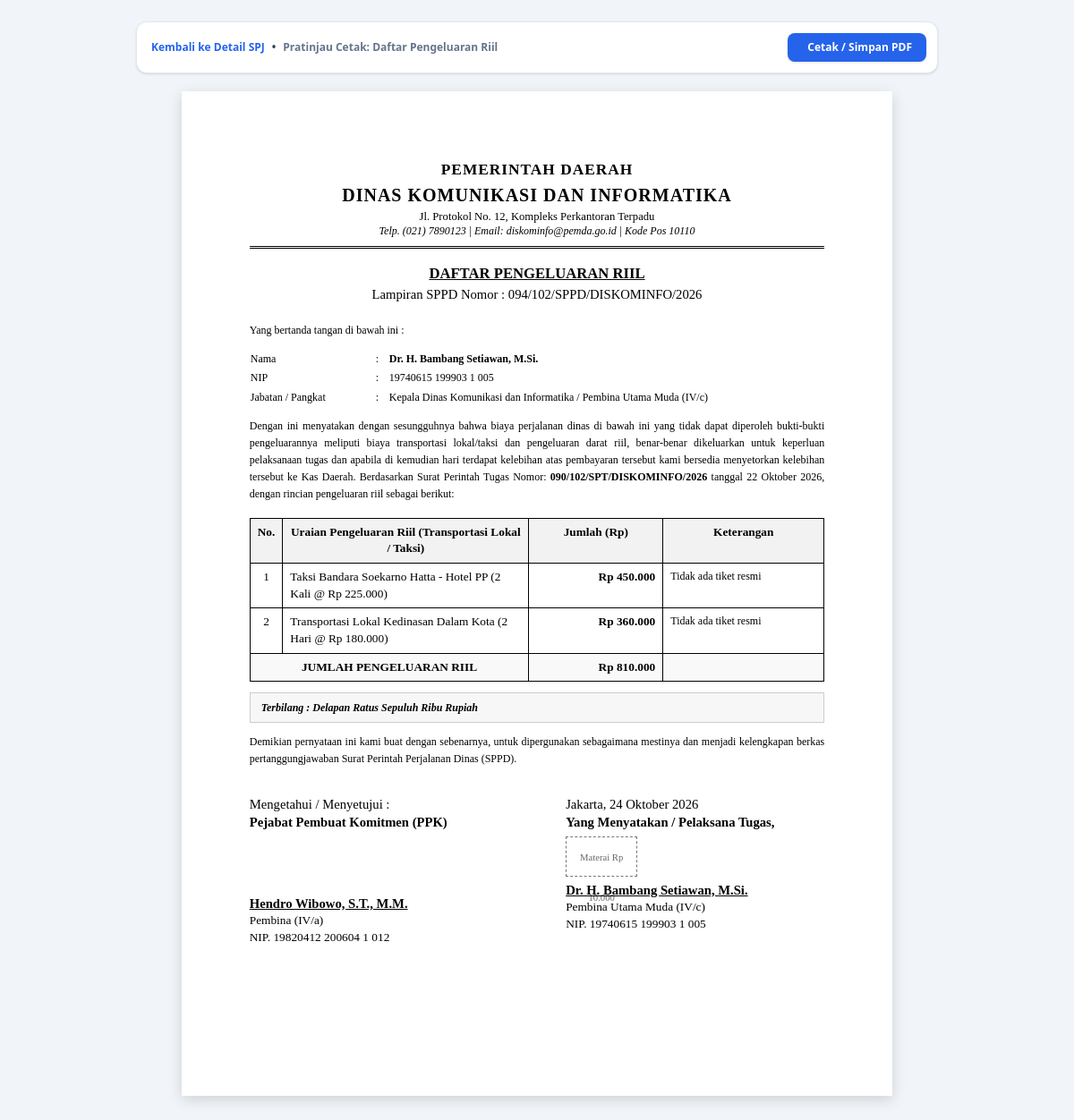
/spj/1/cetak/pengeluaran-riil (signed in), run on an earlier commit of the app's database.
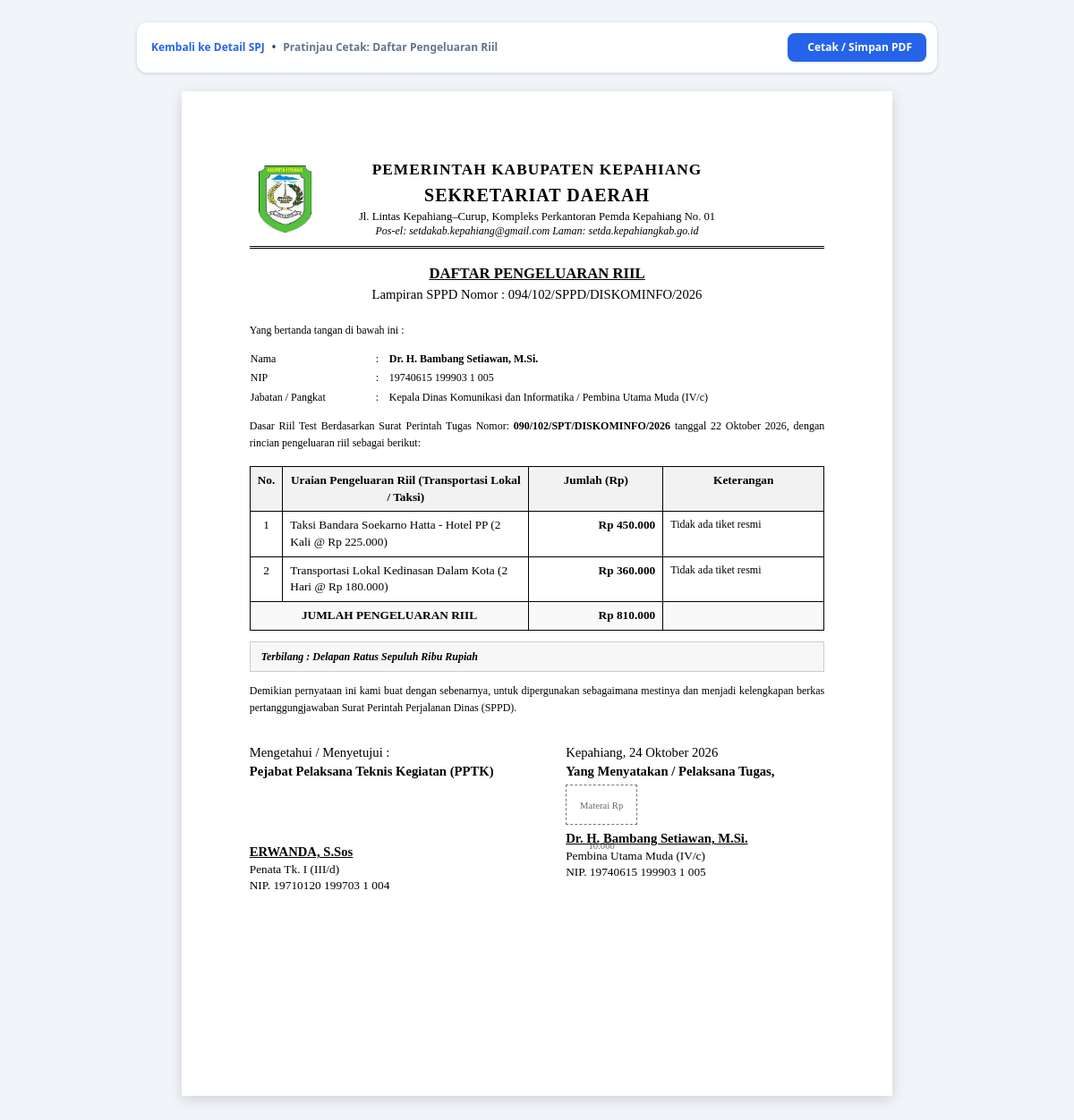
And on a later commit of the database.
### tables this page shows
CREATE TABLE settings (
        key TEXT PRIMARY KEY,
        value TEXT NOT NULL
    );

### app.py (the view)
@app.route('/spj/<int:spj_id>/cetak/pengeluaran-riil')
@login_required
def cetak_pengeluaran_riil(spj_id):
    conn = get_db()
    spj = conn.execute('SELECT * FROM spj WHERE id = ?', (spj_id,)).fetchone()
    peserta = conn.execute('SELECT * FROM spj_peserta WHERE spj_id = ? ORDER BY urutan ASC', (spj_id,)).fetchall()
    biaya = conn.execute('SELECT * FROM spj_biaya WHERE spj_id = ? ORDER BY id ASC', (spj_id,)).fetchall()
    conn.close()
    s = get_settings()
    return render_template('print/pengeluaran_riil_print.html', spj=spj, peserta=peserta, biaya=biaya, s=s)

### app.py (called while the page is built, shortened)
def get_kop(s, jenis_spt='staf'):
    if jenis_spt == 'kadis':
        return {
            'logo': s.get('kop_kadis_logo', ''),
            'instansi_induk': s.get('kop_kadis_instansi_induk') or s.get('instansi_nama_induk', 'PEMERINTAH DAERAH'),
            'instansi_nama': s.get('kop_kadis_instansi_nama') or s.get('instansi_nama', 'DINAS KOMUNIKASI DAN INFORMATIKA'),
            'alamat': s.get('kop_kadis_alamat') or s.get('instansi_alamat', ''),
            'kontak': s.get('kop_kadis_kontak') or s.get('instansi_kontak', ''),
            'kota': s.get('kop_kadis_kota') or s.get('instansi_kota', '')
        }

@app.context_processor
def inject_pegawai_list():
    return dict(pegawai_list=get_pegawai_list())

def login_required(f):
    @wraps(f)
    def decorated_function(*args, **kwargs):
        if 'user_id' not in session:
            flash('Silakan masuk (login) terlebih dahulu untuk mengakses sistem.', 'warning')
            return redirect(url_for('login', next=request.url))
        return f(*args, **kwargs)
    return decorated_function

### database.py (called while the page is built)
def get_db():
    conn = sqlite3.connect(DB_PATH)
    conn.row_factory = sqlite3.Row
    return conn

### templates/print/pengeluaran_riil_print.html (shortened to what the changed rows need)
<!DOCTYPE html>
<html lang="id">
<head>
    <link rel="stylesheet" href="{{ url_for('static', filename='css/print.css') }}">
    <script src="https://cdn.tailwindcss.com"></script>
</head>
<body class="bg-slate-100 py-6">
    <div class="printable-sheet naskah-dinas">
        {% include 'print/_kop_surat.html' %}
        <div class="judul-dokumen">DAFTAR PENGELUARAN RIIL</div>
        <div class="nomor-dokumen">Lampiran SPPD Nomor : {{ spj.nomor_sppd }}</div>
        <div class="text-xs mb-3" style="line-height: 1.6;">
            Yang bertanda tangan di bawah ini :
        </div>
        <table class="w-full text-xs mb-3" style="line-height: 1.6;">
            <tr>
            </tr>
            <tr>
            </tr>
            <tr>
            </tr>
        </table>
        <div class="text-xs text-justify mb-4" style="line-height: 1.6;">
            {{ s.template_pengeluaran_riil }} Berdasarkan Surat Perintah Tugas Nomor: <strong>{{ spj.nomor_spt }}</strong> tanggal {{ format_tanggal(spj.tanggal_berangkat) }}, dengan rincian pengeluaran riil sebagai berikut:
        </div>
        <table class="tabel-dinas">
            <thead>
                <tr>
                    <th style="width: 35px;">No.</th>
                    <th>Uraian Pengeluaran Riil (Transportasi Lokal / Taksi)</th>
                    <th style="width: 150px;">Jumlah (Rp)</th>
                    <th style="width: 180px;">Keterangan</th>
                </tr>
            </thead>
            <tbody>
                {% set ns = namespace(total_riil=0, count=0) %}
            </tbody>
            <tfoot>
            </tfoot>
        </table>
        <div class="terbilang-box text-xs">
            <strong>Terbilang :</strong> <em>{{ terbilang(ns.total_riil) }}</em>
        </div>
        <div class="text-xs text-justify mt-3" style="line-height: 1.6;">
            Demikian pernyataan ini kami buat dengan sebenarnya, untuk dipergunakan sebagaimana mestinya dan menjadi kelengkapan berkas pertanggungjawaban Surat Perintah Perjalanan Dinas (SPPD).
        </div>
        <div class="ttd-box">
            <div class="ttd-dua-kolom">
                <div class="ttd-item">
                    <div>Mengetahui / Menyetujui :</div>
                    <div style="font-weight: bold;">{{ s.pejabat_pptk_jabatan or s.pejabat_ppk_jabatan or 'Pejabat Pelaksana Teknis Kegiatan (PPTK)' }}</div>
                    <div class="ttd-space"></div>
                    <div class="ttd-nama">{{ s.pejabat_pptk_nama or s.pejabat_ppk_nama }}</div>
                    <div class="ttd-nip">{{ s.pejabat_pptk_pangkat or s.pejabat_ppk_pangkat }}</div>
                    <div class="ttd-nip">NIP. {{ s.pejabat_pptk_nip or s.pejabat_ppk_nip }}</div>
                </div>
                <div class="ttd-item">
                    <div>{{ s.instansi_kota }}, {{ format_tanggal(spj.tanggal_pulang) }}</div>
                    <div style="font-weight: bold;">Yang Menyatakan / Pelaksana Tugas,</div>
                    <div class="materai-box" style="margin-top: 5px;">Materai Rp 10.000</div>
                    <div class="ttd-nama">{{ peserta[0].nama if peserta else s.pejabat_kadis_nama }}</div>
                    <div class="ttd-nip">{{ peserta[0].pangkat_golongan if peserta else s.pejabat_kadis_pangkat }}</div>
                    <div class="ttd-nip">NIP. {{ peserta[0].nip if peserta else s.pejabat_kadis_nip }}</div>
                </div>
            </div>
        </div>
    </div>
</body>
</html>

### templates/print/_kop_surat.html
{% set kop = get_kop(s, spj.jenis_spt if spj else 'staf') %}
<div class="kop-surat">
    <table class="kop-table">
        <tr>
            {% if kop.logo %}
            <td class="kop-logo-cell">
                <img src="{{ kop.logo }}" alt="Logo Instansi" class="kop-logo-img">
            </td>
            {% endif %}
            <td class="kop-text-cell">
                <div class="kop-instansi-induk">{{ kop.instansi_induk }}</div>
                <div class="kop-instansi-nama">{{ kop.instansi_nama }}</div>
                <div class="kop-alamat">{{ kop.alamat }}</div>
                <div class="kop-kontak">{{ kop.kontak }}</div>
            </td>
            {% if kop.logo %}
            <td class="kop-spacer-cell"></td>
            {% endif %}
        </tr>
    </table>
</div>

What changed in the data, as far as the page shows it:
no longer on this page (row edited): settings: instansi_induk "PEMERINTAH DAERAH"
no longer on this page (row edited): settings: instansi_nama "DINAS KOMUNIKASI DAN INFORMATIKA"
no longer on this page (row edited): settings: alamat "Jl. Protokol No. 12, Kompleks Perkantoran Terpadu"
no longer on this page (row edited): settings: kontak "Telp. (021) 7890123 | Email: diskominfo@pemda.go.id | Kode Pos 10110"
no longer on this page (row edited): settings: value "Pejabat Pembuat Komitmen (PPK)"
no longer on this page (row edited): settings: value "Hendro Wibowo, S.T., M.M."
no longer on this page (row edited): settings: value "Pembina (IV/a)"
no longer on this page (row edited): settings: value "19820412 200604 1 012"
added settings: logo (picture)
added settings: instansi_induk "PEMERINTAH KABUPATEN KEPAHIANG"
added settings: instansi_nama "SEKRETARIAT DAERAH"
added settings: alamat "Jl. Lintas Kepahiang–Curup, Kompleks Perkantoran Pemda Kepahiang No. 01"
added settings: kontak "Pos-el: setdakab.kepahiang@gmail.com Laman: setda.kepahiangkab.go.id"
changed settings: template_pengeluaran_riil "Dengan ini menyatakan dengan sesungguhnya bahwa biaya perjalanan dinas di bawah ini yang tidak dapat diperoleh bukti-bukti pengeluarannya meliputi biaya transportasi lokal/taksi dan pengeluaran darat riil, benar-benar dikeluarkan untuk keperluan pelaksanaan tugas dan apabila di kemudian hari terdapat kelebihan atas pembayaran tersebut kami bersedia menyetorkan kelebihan tersebut ke Kas Daerah." → "Dasar Riil Test"
added settings: value "Pejabat Pelaksana Teknis Kegiatan (PPTK)"
added settings: value "ERWANDA, S.Sos"
added settings: value "Penata Tk. I (III/d)"
added settings: value "19710120 199703 1 004"
changed settings: instansi_kota "Jakarta" → "Kepahiang"
